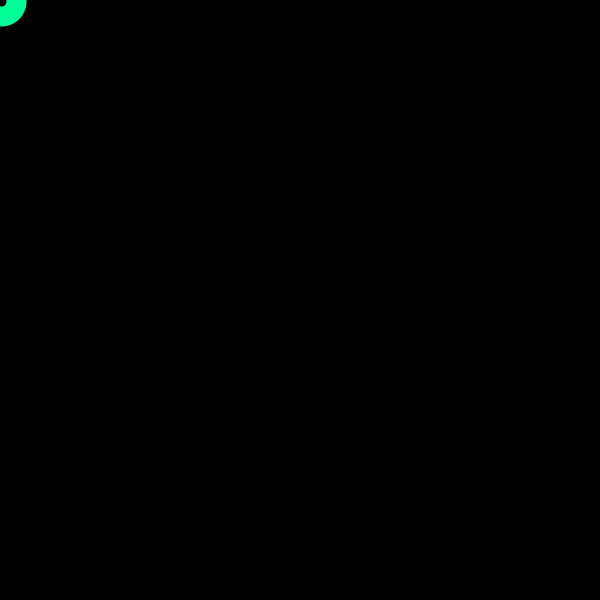
Frame 1 (no input)
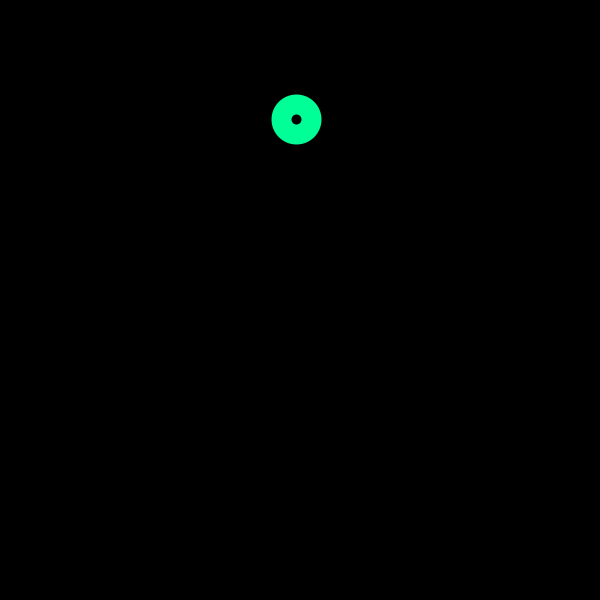
Frame 60 (the mouse pressed at the canvas centre just before this capture)
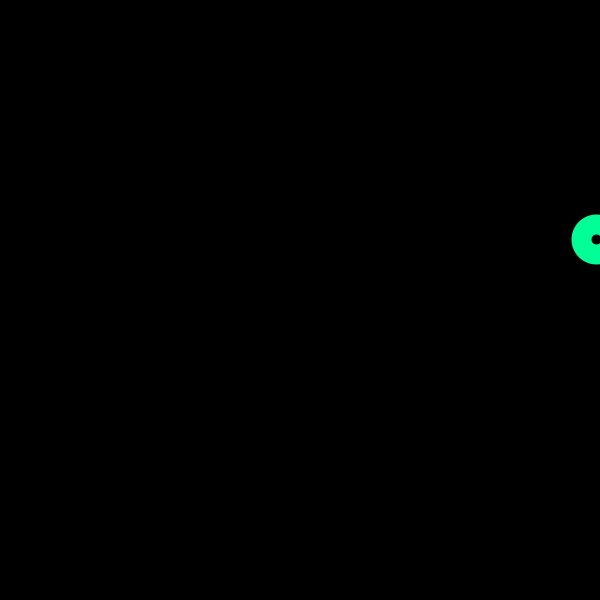
Frame 120 (the mouse held since frame 60 and released just before this capture)

The Processing sketch that drew these frames (run headless with seeded random() and noise(); from frame 60 on, the mouse is pressed at the canvas centre):

// Processing sketch: processing_90359
// ── processing_90359.pde

/*

Eleni Bazezew
2/20/2013 

It's Alive!!!
make a circle that "breathes" using variables and for loops.

*/

int xPos = 1;
int yPos = 1;
int xCount = 5;
int yCount = 2;

void setup () {
  // frameRate(900);
  size(600,600);
  smooth();
 
}
 
 void draw() {
  
     background(0);
     noFill();  
     stroke(0,255,150);
     strokeWeight(20);
     ellipse(xPos,yPos,30,30);
     xPos = xPos + xCount; // index x positon by 1
     if(xPos >= 600 || xPos <= 0) {
        xCount= -xCount; //reverse when you hit the far edge 
     }

     yPos = round(yPos +(yCount*1.2)); // index y positon by 1
     if(yPos >= 600|| yPos <= 0) {
        yCount= -yCount; //reverse when you hit the far edge 
     }
  }
